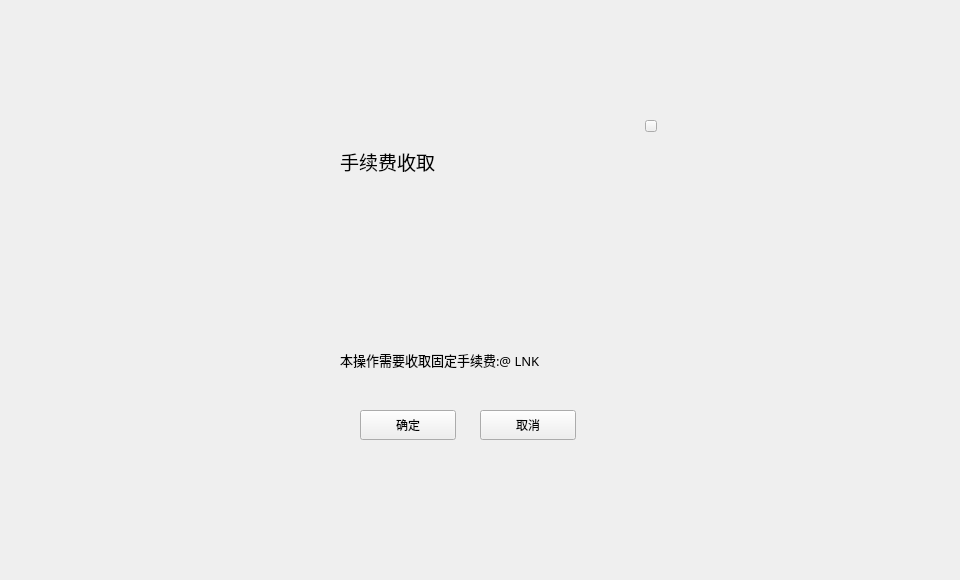
<?xml version="1.0" encoding="UTF-8"?>
<ui version="4.0">
 <class>FeeChargeWidget</class>
 <widget class="QWidget" name="FeeChargeWidget">
  <property name="geometry">
   <rect>
    <x>0</x>
    <y>0</y>
    <width>960</width>
    <height>580</height>
   </rect>
  </property>
  <property name="font">
   <font>
    <family>微软雅黑</family>
   </font>
  </property>
  <property name="windowTitle">
   <string>Form</string>
  </property>
  <widget class="QWidget" name="widget" native="true">
   <property name="geometry">
    <rect>
     <x>0</x>
     <y>0</y>
     <width>960</width>
     <height>580</height>
    </rect>
   </property>
   <widget class="QWidget" name="containerWidget" native="true">
    <property name="geometry">
     <rect>
      <x>270</x>
      <y>100</y>
      <width>420</width>
      <height>380</height>
     </rect>
    </property>
    <property name="font">
     <font>
      <family>微软雅黑</family>
     </font>
    </property>
    <widget class="QToolButton" name="toolButton_close">
     <property name="geometry">
      <rect>
       <x>375</x>
       <y>20</y>
       <width>12</width>
       <height>12</height>
      </rect>
     </property>
     <property name="cursor">
      <cursorShape>PointingHandCursor</cursorShape>
     </property>
     <property name="text">
      <string/>
     </property>
    </widget>
    <widget class="QToolButton" name="toolButton_confirm">
     <property name="geometry">
      <rect>
       <x>90</x>
       <y>310</y>
       <width>96</width>
       <height>30</height>
      </rect>
     </property>
     <property name="cursor">
      <cursorShape>PointingHandCursor</cursorShape>
     </property>
     <property name="text">
      <string>确定</string>
     </property>
    </widget>
    <widget class="QStackedWidget" name="stackedWidget">
     <property name="geometry">
      <rect>
       <x>70</x>
       <y>86</y>
       <width>240</width>
       <height>156</height>
      </rect>
     </property>
    </widget>
    <widget class="QLabel" name="label_2">
     <property name="geometry">
      <rect>
       <x>70</x>
       <y>250</y>
       <width>320</width>
       <height>20</height>
      </rect>
     </property>
     <property name="font">
      <font>
       <family>微软雅黑</family>
       <pointsize>10</pointsize>
      </font>
     </property>
     <property name="text">
      <string>本操作需要收取固定手续费:@ LNK</string>
     </property>
    </widget>
    <widget class="QLabel" name="label_char">
     <property name="geometry">
      <rect>
       <x>70</x>
       <y>276</y>
       <width>271</width>
       <height>20</height>
      </rect>
     </property>
     <property name="font">
      <font>
       <family>微软雅黑</family>
       <pointsize>10</pointsize>
      </font>
     </property>
     <property name="text">
      <string/>
     </property>
    </widget>
    <widget class="QToolButton" name="toolButton_cancel">
     <property name="geometry">
      <rect>
       <x>210</x>
       <y>310</y>
       <width>96</width>
       <height>30</height>
      </rect>
     </property>
     <property name="cursor">
      <cursorShape>PointingHandCursor</cursorShape>
     </property>
     <property name="text">
      <string>取消</string>
     </property>
    </widget>
    <widget class="QLabel" name="label">
     <property name="geometry">
      <rect>
       <x>70</x>
       <y>46</y>
       <width>111</width>
       <height>31</height>
      </rect>
     </property>
     <property name="font">
      <font>
       <family>微软雅黑</family>
       <pointsize>14</pointsize>
      </font>
     </property>
     <property name="text">
      <string>手续费收取</string>
     </property>
    </widget>
   </widget>
  </widget>
 </widget>
 <resources/>
 <connections/>
</ui>
